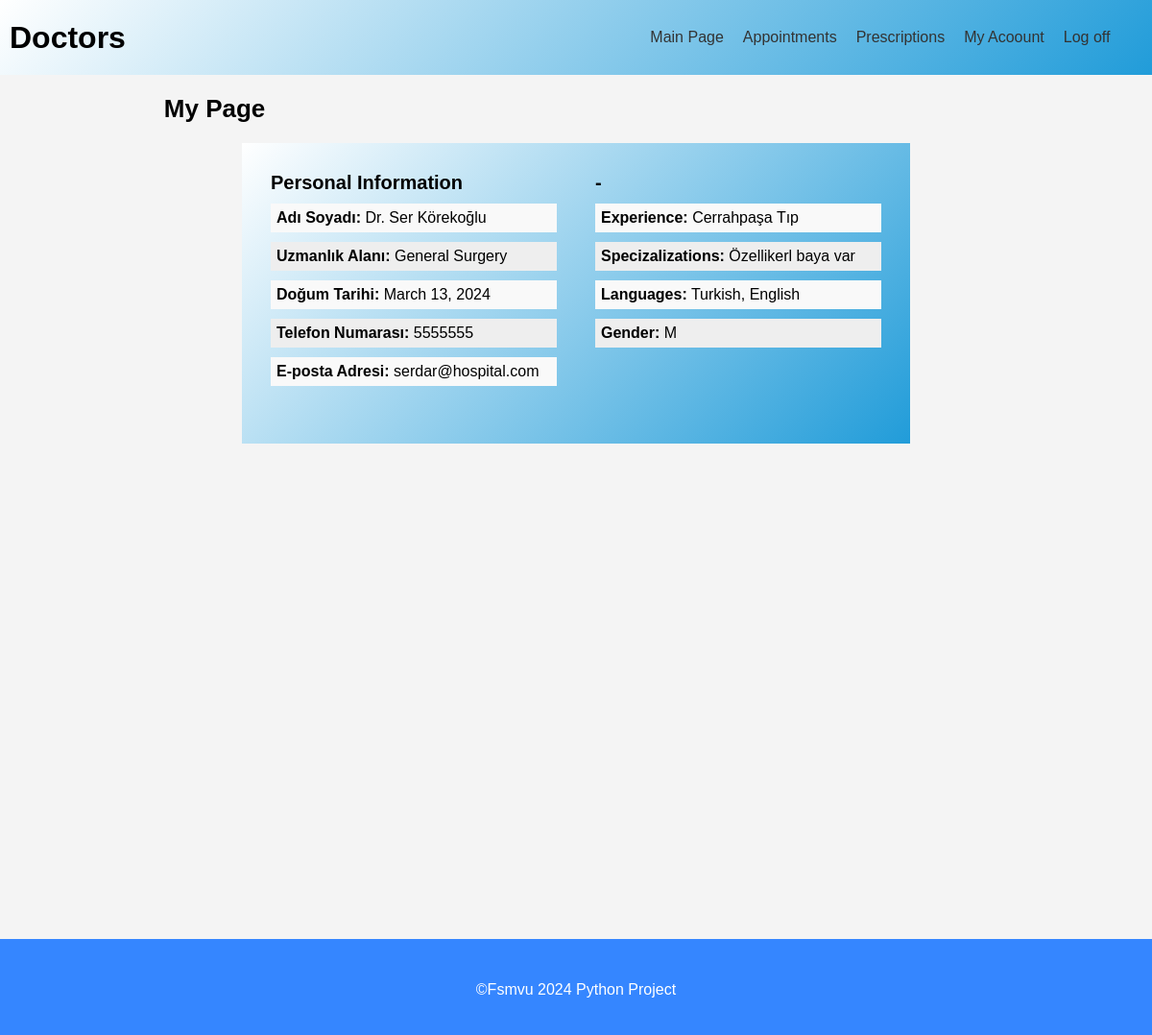
Screenshot of /Management/ (signed in) with the database file from the repository.
### doctor/models.py (models this page shows, shortened)
class Doctor(models.Model):
    ID = models.BigAutoField(primary_key=True)
    User = models.ForeignKey(settings.AUTH_USER_MODEL,on_delete=models.CASCADE,blank=True, null=True)
    DateOfBirth = models.DateField(verbose_name="Date of Birth")
    Gender = models.CharField(max_length=1, choices=GENDER_CHOICES,verbose_name="Gender")
    Phone = models.CharField(max_length=11,verbose_name="Phone")
    Salary = models.IntegerField(verbose_name="Salary")
    Specializations = models.CharField(max_length=300,verbose_name="Specializations")
    Experience = models.TextField(verbose_name="Experience")
    Languages = models.CharField(max_length=300,verbose_name="Languages")
    Department = models.ForeignKey(Department, on_delete=models.SET_DEFAULT,default=1,verbose_name="Department")
    IsVisible = models.BooleanField(default=True)
    class Meta:
        db_table = "doctor"

### department/models.py (models this page shows, shortened)
class Department(models.Model):
    ID = models.BigAutoField(primary_key=True)
    Name = models.CharField(max_length=100,verbose_name="Department Name")
    PriceUnit =  models.IntegerField(verbose_name="Price Unit")
    class Meta:
        db_table = "department"

### home/views.py (the view, shortened to what this page needs)
# urls.py: path("Management/",views.management,name="management"),
@login_required
def management(request):
    context ={}
    if is_member(request.user, ["Doctor"]):
        context["data"] = Doctor.objects.get(User_id=request.user.id)
        return render(request, "management/doctor.html", context)
    elif is_member(request.user, ["Patient"]):
        context["data"] = Patient.objects.get(User_id=request.user.id)
        return render(request, "management/patient.html", context)
    elif is_member(request.user, ["Accountant"]):
        context["data"] = Accountant.objects.get(User_id=request.user.id)
        context["doctorCount"]= Doctor.objects.all().count()
        context["appCount"]= Appointment.objects.all().count()
        context["billCount"]= Bill.objects.all().count()
        return render(request, "management/accountant.html", context)

### home/views.py (called while the page is built)
def is_member(user, listgroup):
    return user.groups.filter(name__in=listgroup).exists()

### home/templates/management/doctor.html (shortened to what this page needs)
{% extends 'management_base.html' %}
{% load static %}
{% block content %}
  <section id="ozel-sayfa">
    <h2 style="margin-left: 13%;">My Page</h2>
    <div class="container">
      <div class="kisisel-bilgiler">
        <h3>Personal Information</h3>
        <ul>
          <li>
            <span>Adı Soyadı:</span> Dr. {{ request.user.first_name }} {{ request.user.last_name }}
          </li>
          <li>
            <span>Uzmanlık Alanı:</span> {{ data.Department.Name }}
          </li>
          <li>
            <span>Doğum Tarihi:</span> {{ data.DateOfBirth }}
          </li>
          <li>
            <span>Telefon Numarası:</span> {{ data.Phone }}
          </li>
          <li>
            <span>E-posta Adresi:</span> {{ request.user.email }}
          </li>
        </ul>
      </div>
      <div class="hesap-bilgileri">
        <h3>-</h3>
        <ul>
          <li>
            <span>Experience:</span> {{ data.Experience }}
          </li>
          <li>
            <span>Specizalizations:</span> {{ data.Specializations }}
          </li>
          <li>
            <span>Languages:</span> {{ data.Languages }}
          </li>
          <li>
            <span>Gender:</span> {{ data.Gender }}
          </li>
        </ul>
      </div>
    </div>
  </section>
{% endblock %}

### templates/headers/doctor.html
<header id="header">
  <h1>Doctors</h1>
  <nav class="ana-menu">
    <a href="/Management">Main Page</a>
    <a href="/Appointments">Appointments</a>
    <a href="/Prescriptions">Prescriptions</a>
    <a href="/Doctors/Edit">My Acoount</a>
    <a href="/Logout">Log off</a>
  </nav>
</header>

### static/css/page-style.css (style rules this page uses)
html { height: 100%; }
body { font-family: Arial, sans-serif; margin: 0; padding: 0; background-color: #f4f4f4; height: 100%; }
header { display: flex; width: 100%; background: linear-gradient(-45deg, #219cd9, #FFF); align-items: center; font-family: Arial, sans-serif; padding: 10px; }
.ana-menu { display: flex; justify-content: space-between; margin-left: auto; margin-right: 2%; }
.ana-menu a { text-decoration: none; color: #333; margin-left: auto; transition: all 0.3s ease-in; padding: 20px 10px; }
section { padding: 20px; margin-bottom: 100px; min-height: 100%; }
a { text-decoration: none; }
.container { max-width: 75%; margin-left: auto; margin-right: auto; padding-left: 10px; padding-right: 10px; }
* { margin: 0; padding: 0; box-sizing: border-box; font-family: "Poppins", sans-serif; }

### rows the page displays
Doctor: Department.Name "General Surgery", DateOfBirth "March 13, 2024", Phone "5555555", Experience "Cerrahpaşa Tıp", Specializations "Özellikerl baya var", Languages "Turkish, English", Gender "M"

### other values shown
{{ request.user.first_name }} "Ser"
{{ request.user.last_name }} "Körekoğlu"
{{ request.user.email }} "serdar@hospital.com"
